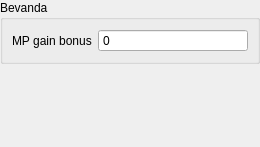
                         <widget class="QWidget" name="pageItemDrink">
                          <layout class="QVBoxLayout" name="verticalLayout_12">
                           <property name="spacing">
                            <number>0</number>
                           </property>
                           <property name="leftMargin">
                            <number>0</number>
                           </property>
                           <property name="topMargin">
                            <number>0</number>
                           </property>
                           <property name="rightMargin">
                            <number>0</number>
                           </property>
                           <property name="bottomMargin">
                            <number>0</number>
                           </property>
                           <item>
                            <widget class="QGroupBox" name="groupBox_3">
                             <property name="title">
                              <string>Bevanda</string>
                             </property>
                             <layout class="QVBoxLayout" name="verticalLayout_11">
                              <item>
                               <layout class="QGridLayout" name="gridLayout_8">
                                <item row="0" column="0">
                                 <widget class="QLabel" name="label_22">
                                  <property name="sizePolicy">
                                   <sizepolicy hsizetype="Fixed" vsizetype="Preferred">
                                    <horstretch>0</horstretch>
                                    <verstretch>0</verstretch>
                                   </sizepolicy>
                                  </property>
                                  <property name="text">
                                   <string>MP gain bonus</string>
                                  </property>
                                 </widget>
                                </item>
                                <item row="0" column="1">
                                 <widget class="QSpinBox" name="spinBoxItemDrinkMPGainBonus">
                                  <property name="minimumSize">
                                   <size>
                                    <width>150</width>
                                    <height>0</height>
                                   </size>
                                  </property>
                                  <property name="readOnly">
                                   <bool>false</bool>
                                  </property>
                                  <property name="buttonSymbols">
                                   <enum>QAbstractSpinBox::NoButtons</enum>
                                  </property>
                                  <property name="maximum">
                                   <number>1000000</number>
                                  </property>
                                 </widget>
                                </item>
                               </layout>
                              </item>
                             </layout>
                            </widget>
                           </item>
                           <item>
                            <spacer name="verticalSpacer_12">
                             <property name="orientation">
                              <enum>Qt::Vertical</enum>
                             </property>
                             <property name="sizeHint" stdset="0">
                              <size>
                               <width>20</width>
                               <height>83</height>
                              </size>
                             </property>
                            </spacer>
                           </item>
                          </layout>
                         </widget>
